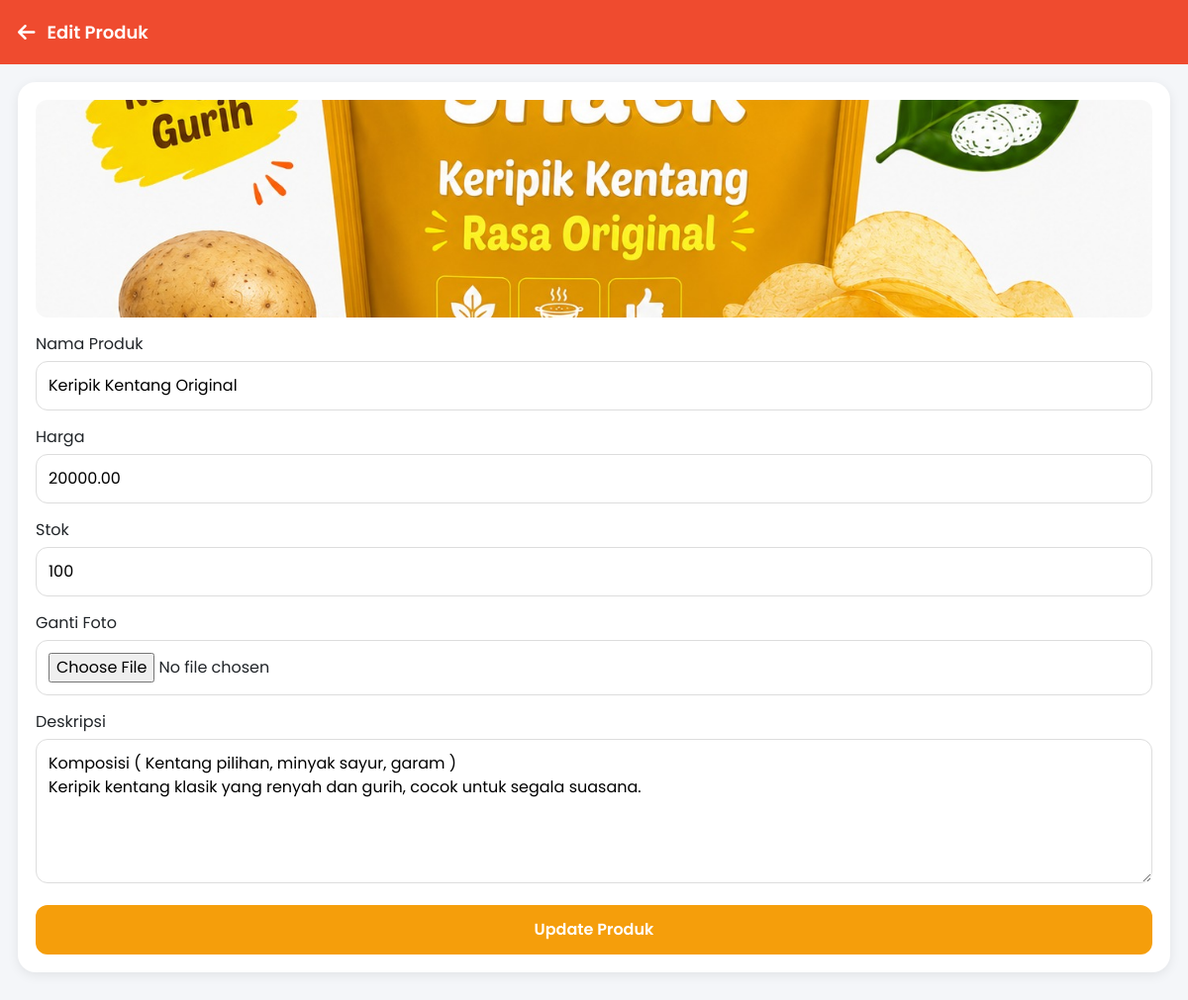
The page /admin/produk/edit.php?id=1 (signed in) on the database its author committed.
### tables this page shows
CREATE TABLE `produk` (
  `id_produk` int(11) NOT NULL,
  `id_kategori` int(11) DEFAULT NULL,
  `nama_produk` varchar(150) NOT NULL,
  `deskripsi` text DEFAULT NULL,
  `harga` decimal(12,2) NOT NULL,
  `stok` int(11) NOT NULL DEFAULT 0,
  `berat` varchar(20) DEFAULT NULL,
  `rating` decimal(2,1) DEFAULT 5.0,
  `terjual` int(11) DEFAULT 0,
  `gambar` varchar(255) DEFAULT NULL,
  `created_at` timestamp NULL DEFAULT current_timestamp(),
  `foto` varchar(255) DEFAULT NULL
);

### admin/produk/edit.php (the view, shortened to what this page needs)
<?php
include '../../config/koneksi.php';
$id=$_GET['id'];
$data=mysqli_fetch_assoc(
mysqli_query(
$conn,
"SELECT * FROM produk
WHERE id_produk='$id'"
)
);
include '../../layout/header_admin.php';
include '../../layout/page_header_admin.php';
?>
<div class="page-content">
<div class="card">
<?php if($data['foto']){ ?>
<img
src="../../assets/uploads/<?= $data['foto']; ?>"
style="
width:100%;
height:220px;
object-fit:cover;
border-radius:12px;
margin-bottom:15px;
">
<?php } ?>
<form
action="proses_edit.php"
method="POST"
enctype="multipart/form-data"
>
<label>Nama Produk</label>
<input
type="text"
name="nama_produk"
value="<?= $data['nama_produk']; ?>"
required
>
<label>Harga</label>
<input
type="number"
name="harga"
value="<?= $data['harga']; ?>"
required
>
<label>Stok</label>
<input
type="number"
name="stok"
value="<?= $data['stok']; ?>"
required
>
<label>Ganti Foto</label>
<input
type="file"
name="foto"
accept="image/*"
>
<label>Deskripsi</label>
<textarea
name="deskripsi"
rows="5"
required
><?= $data['deskripsi']; ?></textarea>
<button
type="submit"
class="btn-warning"
>
Update Produk
</button>
</form>
</div>
</div>
</body>
</html>

### layout/header_admin.php (style rules this page uses)
* { margin:0; padding:0; box-sizing:border-box; font-family:'Poppins',sans-serif; }
body { background:#f4f6f9; }
.page-content { padding:18px; padding-bottom:50px; }
.card { background:white; padding:18px; margin-bottom:18px; border-radius:18px; border:none; box-shadow:0 3px 12px rgba(0,0,0,.08); transition:.25s; }
.btn-primary, .btn-success, .btn-warning, .btn-danger { display:block; width:100%; padding:13px; border:none; border-radius:12px; text-decoration:none; text-align:center; font-weight:600; color:white; cursor:pointer; transition:.3s; }
.btn-warning { background:#f59e0b; }
input, textarea, select { width:100%; padding:12px; margin-top:5px; margin-bottom:15px; border:1px solid #ddd; border-radius:12px; outline:none; transition:.2s; }
img { max-width:100%; display:block; }

### rows shown on the page
produk: foto (picture), nama_produk "Keripik Kentang Original", harga "20000.00", stok "100", deskripsi "Komposisi ( Kentang pilihan, minyak sayur, garam ) Keripik kentang klasik yang renyah dan gurih, cocok untuk segala suasana."

### other values the page prints
$judul "Edit Produk"
